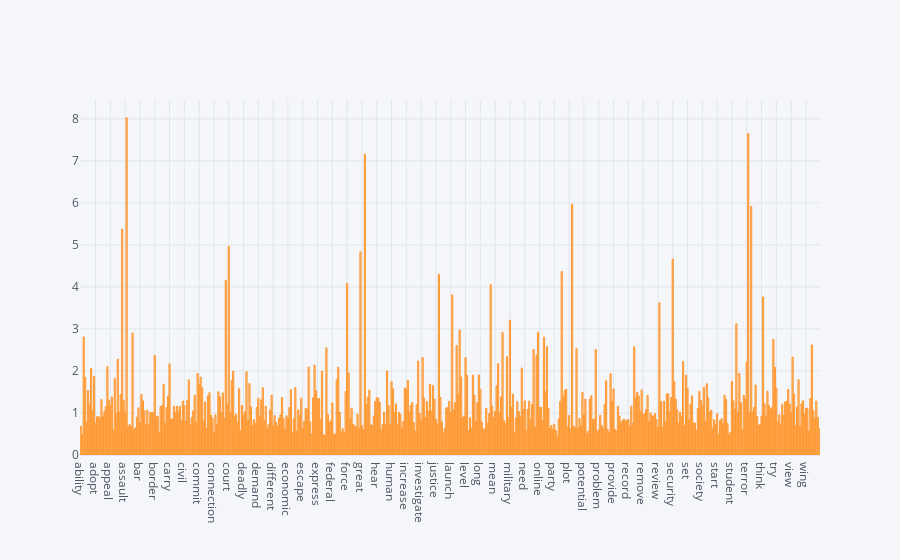

Notebook code for this chart:
### Code cell
df_TFIDF[['col_sum']].iplot(kind='bar')

### Figure 1 — Plotly figure (JSON) as saved in the notebook; plotly's stock layout.template omitted (floating-point values rounded to 4 significant figures; data arrays with more than 128 entries replaced by an {"elided": "..."} marker saying what was removed)
{"data": [{"marker": {"color": "rgba(255, 153, 51, 0.6)", "line": {"color": "rgba(255, 153, 51, 1.0)", "width": 1}}, "name": "col_sum", "orientation": "v", "text": "", "type": "bar", "x": {"elided": "500 str values"}, "y": {"elided": "500 float values"}}], "layout": {"autosize": true, "legend": {"bgcolor": "#F5F6F9", "font": {"color": "#4D5663"}}, "paper_bgcolor": "#F5F6F9", "plot_bgcolor": "#F5F6F9", "title": {"font": {"color": "#4D5663"}}, "xaxis": {"autorange": true, "gridcolor": "#E1E5ED", "range": [-0.5, 499.5], "showgrid": true, "tickfont": {"color": "#4D5663"}, "title": {"font": {"color": "#4D5663"}, "text": ""}, "type": "category", "zerolinecolor": "#E1E5ED"}, "yaxis": {"autorange": true, "gridcolor": "#E1E5ED", "range": [0, 8.45], "showgrid": true, "tickfont": {"color": "#4D5663"}, "title": {"font": {"color": "#4D5663"}, "text": ""}, "type": "linear", "zerolinecolor": "#E1E5ED"}}}
